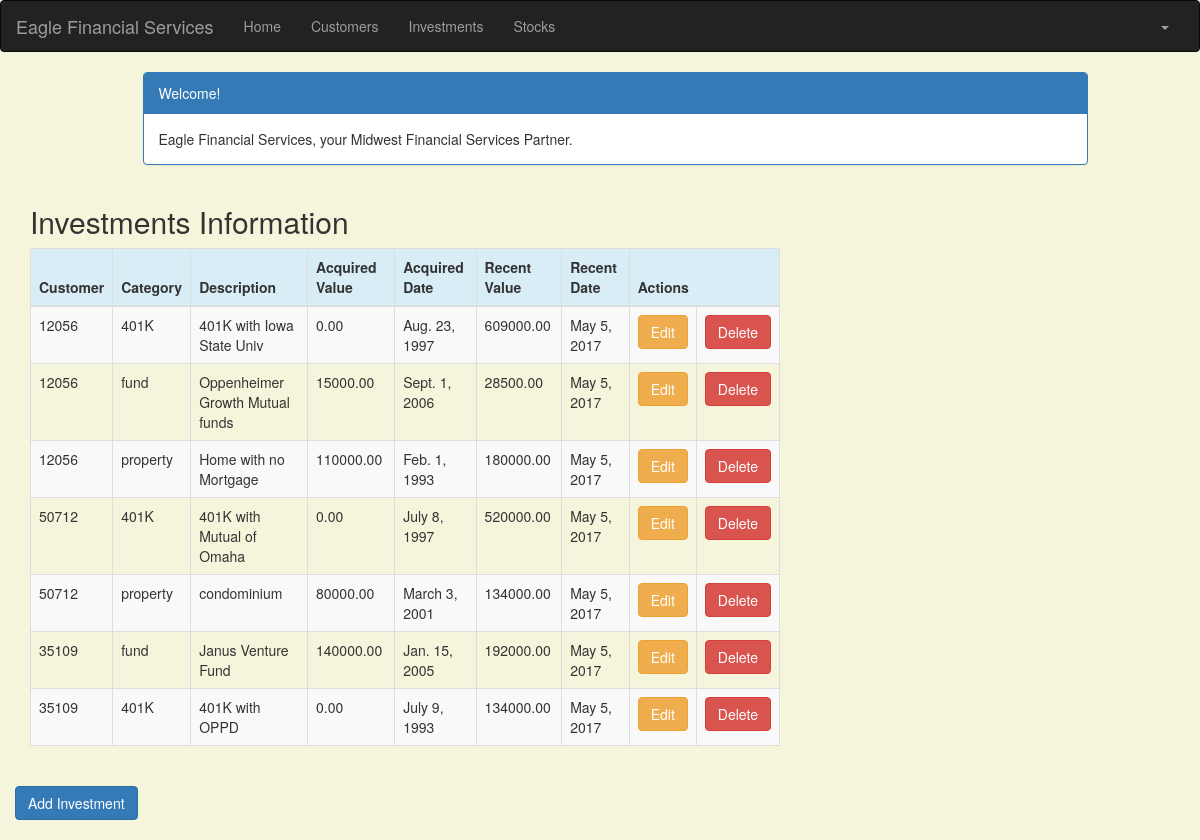
The app's page /investment/ (signed in) with its own data.
### portfolio/models.py (models this page shows, shortened)
class Investment(models.Model):
    customer = models.ForeignKey(Customer, related_name='investments')
    category = models.CharField(max_length=50)
    description = models.CharField(max_length=200)
    acquired_value = models.DecimalField(max_digits=10, decimal_places=2)
    acquired_date = models.DateField(default=timezone.now)
    recent_value = models.DecimalField(max_digits=10, decimal_places=2)
    recent_date = models.DateField(default=timezone.now, blank=True, null=True)

class Customer(models.Model):
    name = models.CharField(max_length=50)
    address = models.CharField(max_length=200)
    cust_number = models.IntegerField(blank=False, null=False)
    city = models.CharField(max_length=50)
    state = models.CharField(max_length=50)
    zipcode = models.CharField(max_length=10)
    email = models.EmailField(max_length=200)
    cell_phone = models.CharField(max_length=50)
    created_date = models.DateTimeField(
        default=timezone.now)
    updated_date = models.DateTimeField(auto_now_add=True)
    def __str__(self):
        return str(self.cust_number)

### portfolio/views.py (the view)
# urls.py: url(r'^investment/$', views.investment_list, name='investment_list'),
@login_required
def investment_list(request):
    investments = Investment.objects.filter(acquired_date__lte=timezone.now())
    return render(request, 'portfolio/investment_list.html', {'investments': investments})

### portfolio/templates/portfolio/investment_list.html (shortened to what this page needs)
{% extends 'portfolio/base.html' %}
{% block content %}
    <!DOCTYPE html>
    <html>
    <head>
        <link rel="stylesheet" href="https://maxcdn.bootstrapcdn.com/bootstrap/3.3.4/css/bootstrap.min.css">
    </head>
    <body>
    <div class="container">
        <div class="row">
            <div class="col-md-10 col-md-offset-1">
                <div class="panel panel-primary">
                    <div class="panel-heading">Welcome!</div>
                    <div class="panel-body">
                        Eagle Financial Services, your Midwest Financial Services Partner.
                    </div>
                </div>
            </div>
        </div>
    </div>
    <div class="row">
        <h2 style="padding-left: 15Px">Investments Information</h2>
    </div>
    <div>
        <table class="table table-striped table-bordered table-hover">
            <thead>
            <tr class="bg-info">
                <th>Customer</th>
                <th>Category</th>
                <th>Description</th>
                 <th>Acquired Value</th>
                <th>Acquired Date</th>
                <th>Recent Value</th>
                <th>Recent Date</th>
                <th colspan="3">Actions</th>
            </tr>
            </thead>
            <tbody>
            {% for investment in investments %}
                <tr>
                    <td>{{ investment.customer }}</td>
                    <td>{{ investment.category }}</td>
                    <td>{{ investment.description }}</td>
                    <td>{{ investment.acquired_value }}</td>
                    <td>{{ investment.acquired_date }}</td>
                      <td>{{ investment.recent_value }}</td>
                    <td>{{ investment.recent_date }}</td>
                    <td><a href="{% url 'portfolio:investment_edit' pk=investment.pk %}"
                           class="btn btn-warning">Edit</a></td>
                    <td><a href="{% url 'portfolio:investment_delete' pk=investment.pk %}"
                           onclick="return confirm('Are you sure you want to delete?')"
                           class="btn btn-danger">Delete</a>
                    </td>
                </tr>
            {% endfor %}
            </tbody>
        </table>
     <div class="row">
            <a href="{% url 'portfolio:investment_new' %}" class="row"><span
                    class="btn btn-primary">Add Investment</span></a>
        </div>
    </div>
    </body>
    </html>
{% endblock %}

### portfolio/templates/portfolio/base.html (shortened to what this page needs)
{% load staticfiles %}
<!DOCTYPE html>
<html lang="en">
<head>
    <link rel="stylesheet" href="https://maxcdn.bootstrapcdn.com/bootstrap/3.3.7/css/bootstrap.min.css">
</head>
<body id="app-layout">
<nav class="navbar navbar-inverse">
    <div class="container-fluid">
        <div class="navbar-header">
            <a class="navbar-brand" href="/">
                Eagle Financial Services
            </a>
        </div>
        <div class="collapse navbar-collapse" id="myNavbar">
            <ul class="nav navbar-nav">
                <li><a href="{% url 'portfolio:home' %}">Home</a></li>
                <li><a href="{% url 'portfolio:customer_list' %}">Customers</a></li>
                <li><a href="{% url 'portfolio:investment_list' %}">Investments</a></li>
                <li><a href="{% url 'portfolio:stock_list' %}">Stocks</a></li>
            </ul>
            <ul class="nav navbar-nav navbar-right">
                {% if user.is_authenticated %}
                    <li class="dropdown">
                        <a href="#" class="dropdown-toggle" data-toggle="dropdown" role="button" aria-expanded="false">
                            <span class="caret"></span>
                        </a>
                    </li>
                {% else %}
                    <li><a href="{% url 'login' %}"><span class="glyphicon glyphicon-log-in"></span> Login</a></li>
                {% endif %}
            </ul>
        </div>
    </div>
</nav>
<div class="content container">
    <div class="row">
        <div class="col-md-8">
            {% block content %}{% endblock %}
        </div>
    </div>
</body>
</html>

### portfolio/templates/portfolio/base.html (style rules this page uses)
.navbar { margin-bottom: 0; border-radius: 0; }

### portfolio/templates/portfolio/investment_list.html (style rules this page uses)
body { background-color: beige; }

### records on screen
Investment: customer "12056", category "401K", description "401K with Iowa State Univ", acquired_value "0.00", acquired_date "Aug. 23, 1997", recent_value "609000.00", recent_date "May 5, 2017"
Investment: customer "12056", category "fund", description "Oppenheimer Growth Mutual funds", acquired_value "15000.00", acquired_date "Sept. 1, 2006", recent_value "28500.00", recent_date "May 5, 2017"
Investment: customer "12056", category "property", description "Home with no Mortgage", acquired_value "110000.00", acquired_date "Feb. 1, 1993", recent_value "180000.00", recent_date "May 5, 2017"
Investment: customer "50712", category "401K", description "401K with Mutual of Omaha", acquired_value "0.00", acquired_date "July 8, 1997", recent_value "520000.00", recent_date "May 5, 2017"
Investment: customer "50712", category "property", description "condominium", acquired_value "80000.00", acquired_date "March 3, 2001", recent_value "134000.00", recent_date "May 5, 2017"
Investment: customer "35109", category "fund", description "Janus Venture Fund", acquired_value "140000.00", acquired_date "Jan. 15, 2005", recent_value "192000.00", recent_date "May 5, 2017"
Investment: customer "35109", category "401K", description "401K with OPPD", acquired_value "0.00", acquired_date "July 9, 1993", recent_value "134000.00", recent_date "May 5, 2017"
